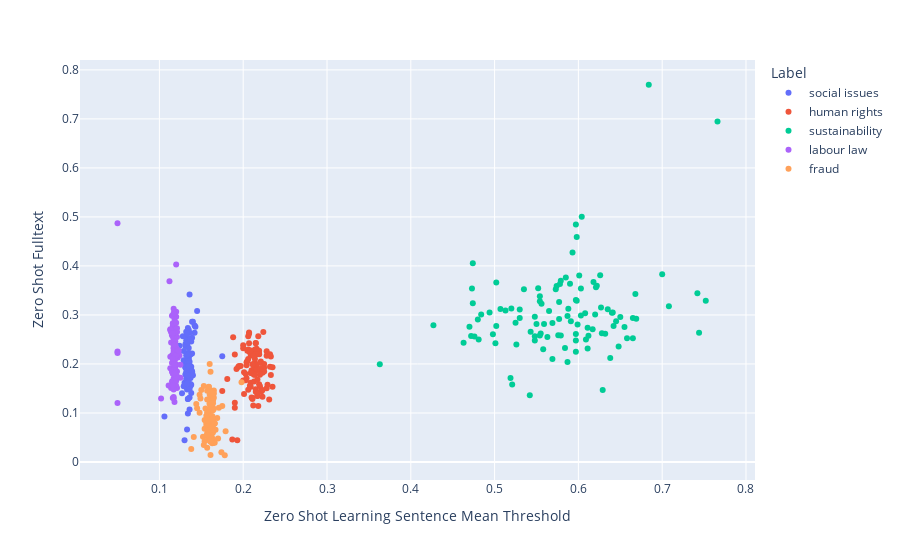

Notebook code cell kept with this figure:
### Code cell
fig = px.scatter(result_normal, x="Zero Shot Learning Sentence Mean Threshold", y="Zero Shot Fulltext", color="Label")
fig.show()
